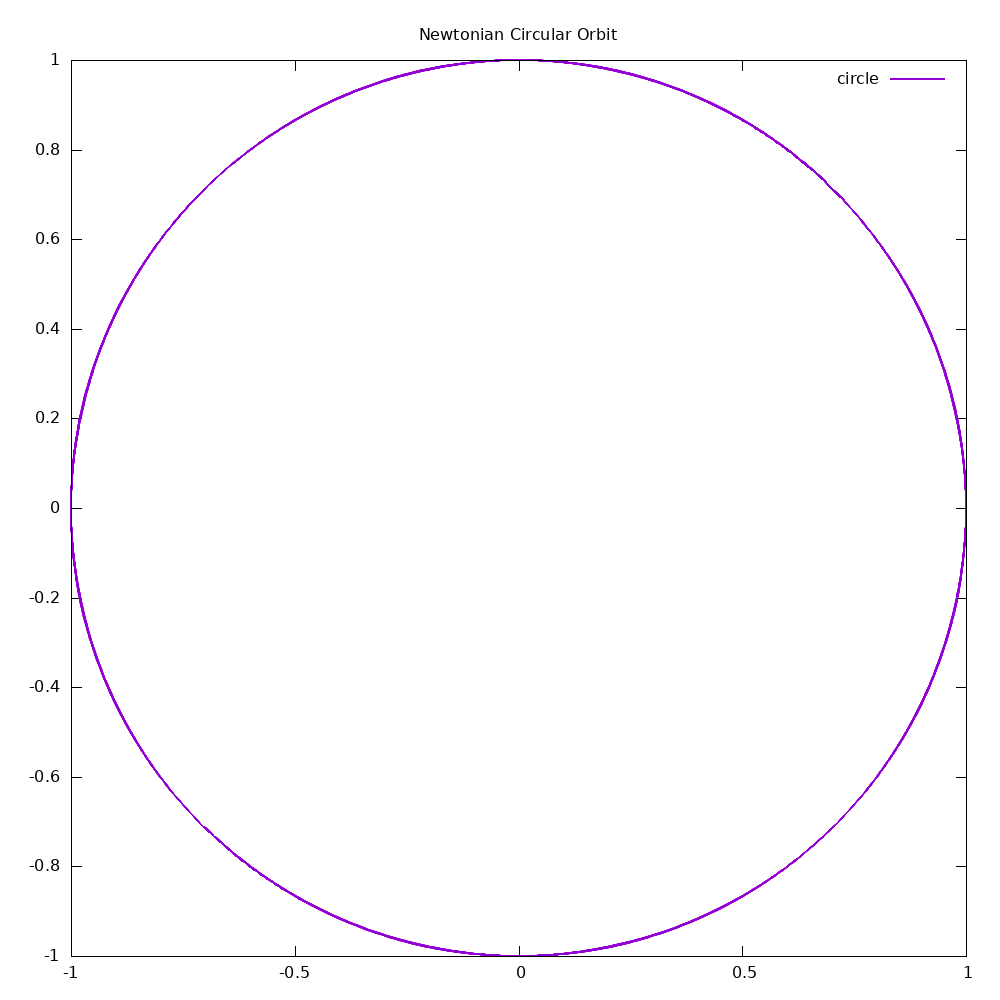

Write gnuplot code to recreate this figure.
set terminal png size 1000,1000
set output 'circle.png'

set title 'Newtonian Circular Orbit'
set size square

plot 'orbit_circle.txt' using 1:2 \
with lines lw 2 title 'circle'
